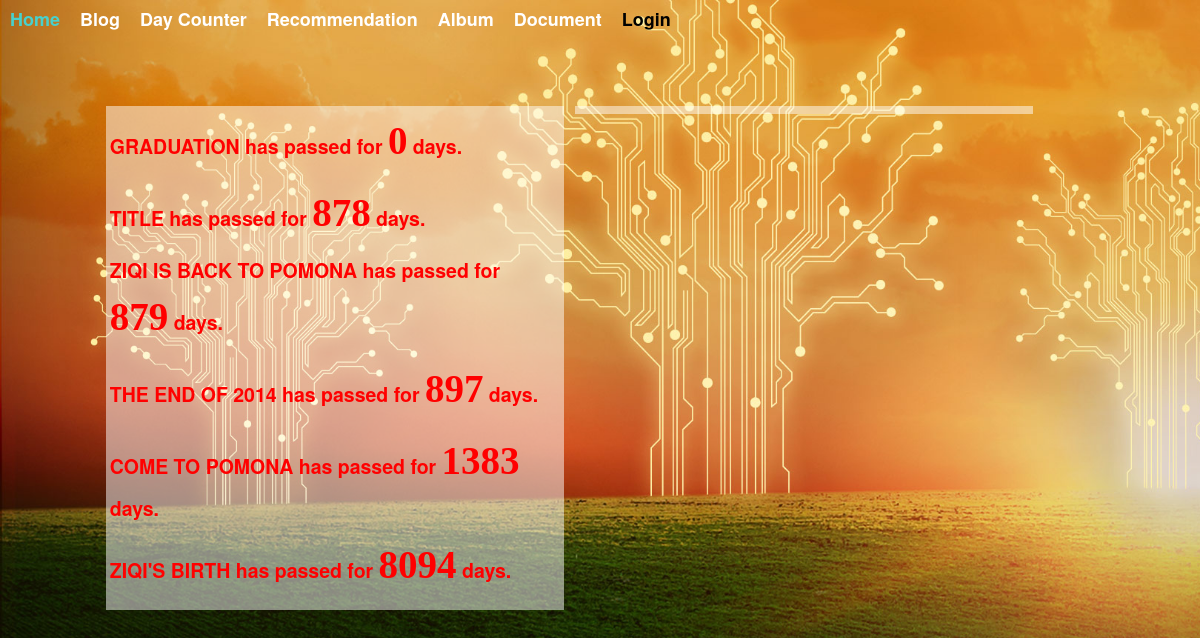
The page /count/ on the database its author committed.
### count/models.py (models this page shows, shortened)
class Event(models.Model):
	title = models.CharField(max_length=128)
	date = models.DateField(default=datetime.date.today())
	def interval(self):
		today = datetime.date.today()
		days = (self.date-today).days
		return days
	def interval_ab(self):
		return abs(self.interval())
	def has_passed(self):
		return self.interval() <= 0

### count/views.py (the view, shortened to what this page needs)
def timeline(request):
	if request.method == "GET":
		events = Event.objects.order_by('-date')
		past, future = [],[]
		for event in events:
			if event.has_passed():
				past.append(event)
			else:
				future.append(event)
		return render(request,'timeline.html',{'pasts':past,'futures':future})

### count/templates/timeline.html (shortened to what this page needs)
{% extends 'base.html' %}
{% block bodyblock %}
<div class="ls">
<ul id="past">
	{% for past in pasts %}
	<li class="past">{{past.title | upper}} has passed for <span class="day">{{past.interval_ab}}</span> days.</li>
	{% endfor %}
</ul>
<ul id="future">
</ul>
</div>
{% endblock %}

### recommendation/static/css/skeleton.css (style rules this page uses)
html { font-size: 62.5%; }
body { font-size: 1.5em; line-height: 1.6; font-weight: 600; font-family: "Raleway", "HelveticaNeue", "Helvetica Neue", Helvetica, Arial, sans-serif; color: rgb(55,55,55); }
ul { list-style: none; }
ol, ul { padding-left: 0; margin-top: 0; }
li { margin-bottom: 1rem; }
pre, blockquote, form, dl, figure, table, p, ul, ol, form { margin-bottom: 2.5rem; }

### count/templates/timeline.html (style rules this page uses)
#past, #future { width:45%; float:left; font-size: 1.3em; padding:0.2em; margin:0.3em; }
.day { font-family: cursive;font-size: 2em }
#future { color: green; background-color: rgba(255,255,255,.5); }
#past { color:red; background-color: rgba(255,255,255,.5); }

### recommendation/templates/base.html (style rules this page uses)
body { background-size:cover; background-attachment:fixed; background-image: url("/static/images/silicon.jpg"); }

### rows shown on the page
Event: title "GRADUATION", interval_ab "0"
Event: title "TITLE", interval_ab "878"
Event: title "ZIQI IS BACK TO POMONA", interval_ab "879"
Event: title "THE END OF 2014", interval_ab "897"
Event: title "COME TO POMONA", interval_ab "1383"
Event: title "ZIQI'S BIRTH", interval_ab "8094"
